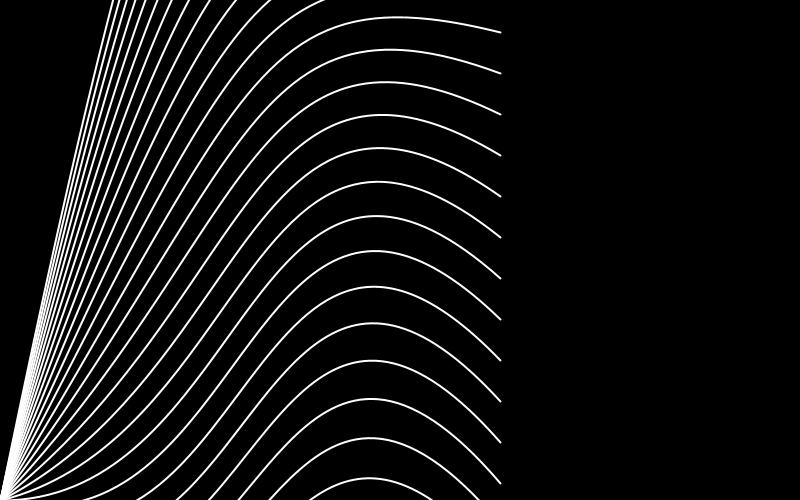
Frame 1 (no input)
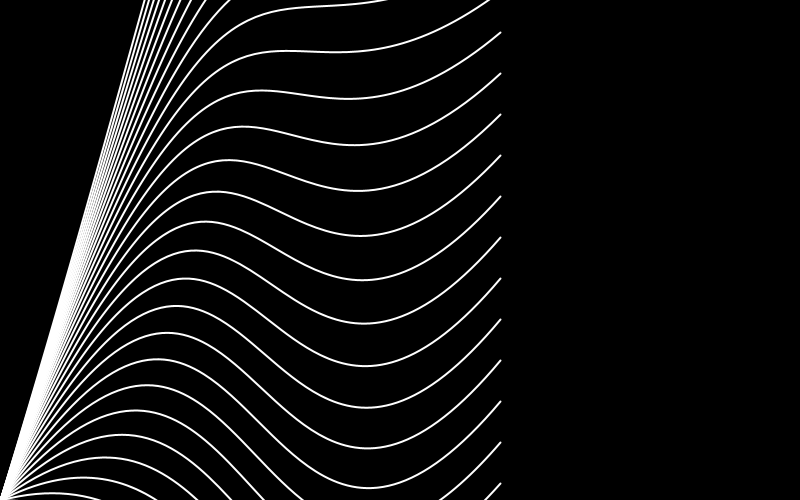
Frame 60 (the mouse pressed at the canvas centre just before this capture)
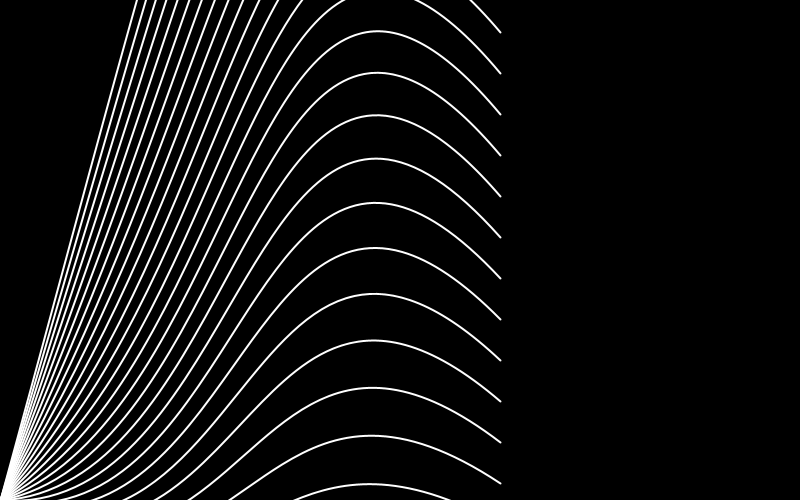
Frame 120 (the mouse held since frame 60 and released just before this capture)

The Processing sketch that drew these frames (run headless with seeded random() and noise(); from frame 60 on, the mouse is pressed at the canvas centre):

// Processing sketch: Derouault_Charly_01
// ── Derouault_Charly_01.pde
int num = 60, frames=100, sw=2;
float stepY, theta;

void setup() {
  size(800, 500);
  stepY = height*5/num;
}

void draw() {
  background(#53777A);
  fill(0);
  noStroke();
  rect(0,0,width, height);
  stroke(255);
  noFill();
  strokeWeight(sw);
  for (int i=-10; i<num; i++) {
    float y = -50 + i*stepY;
    float offSet = TWO_PI/num*i;
    float vari = map(sin(theta+offSet), -1, 1, -300, 300);
    stroke(255);
    bezier(0, 500, 250, y+vari, 250, y-vari, 500, y);
  }
  strokeWeight(200);
  stroke(255);
  noFill();
  theta += TWO_PI/frames;
}
